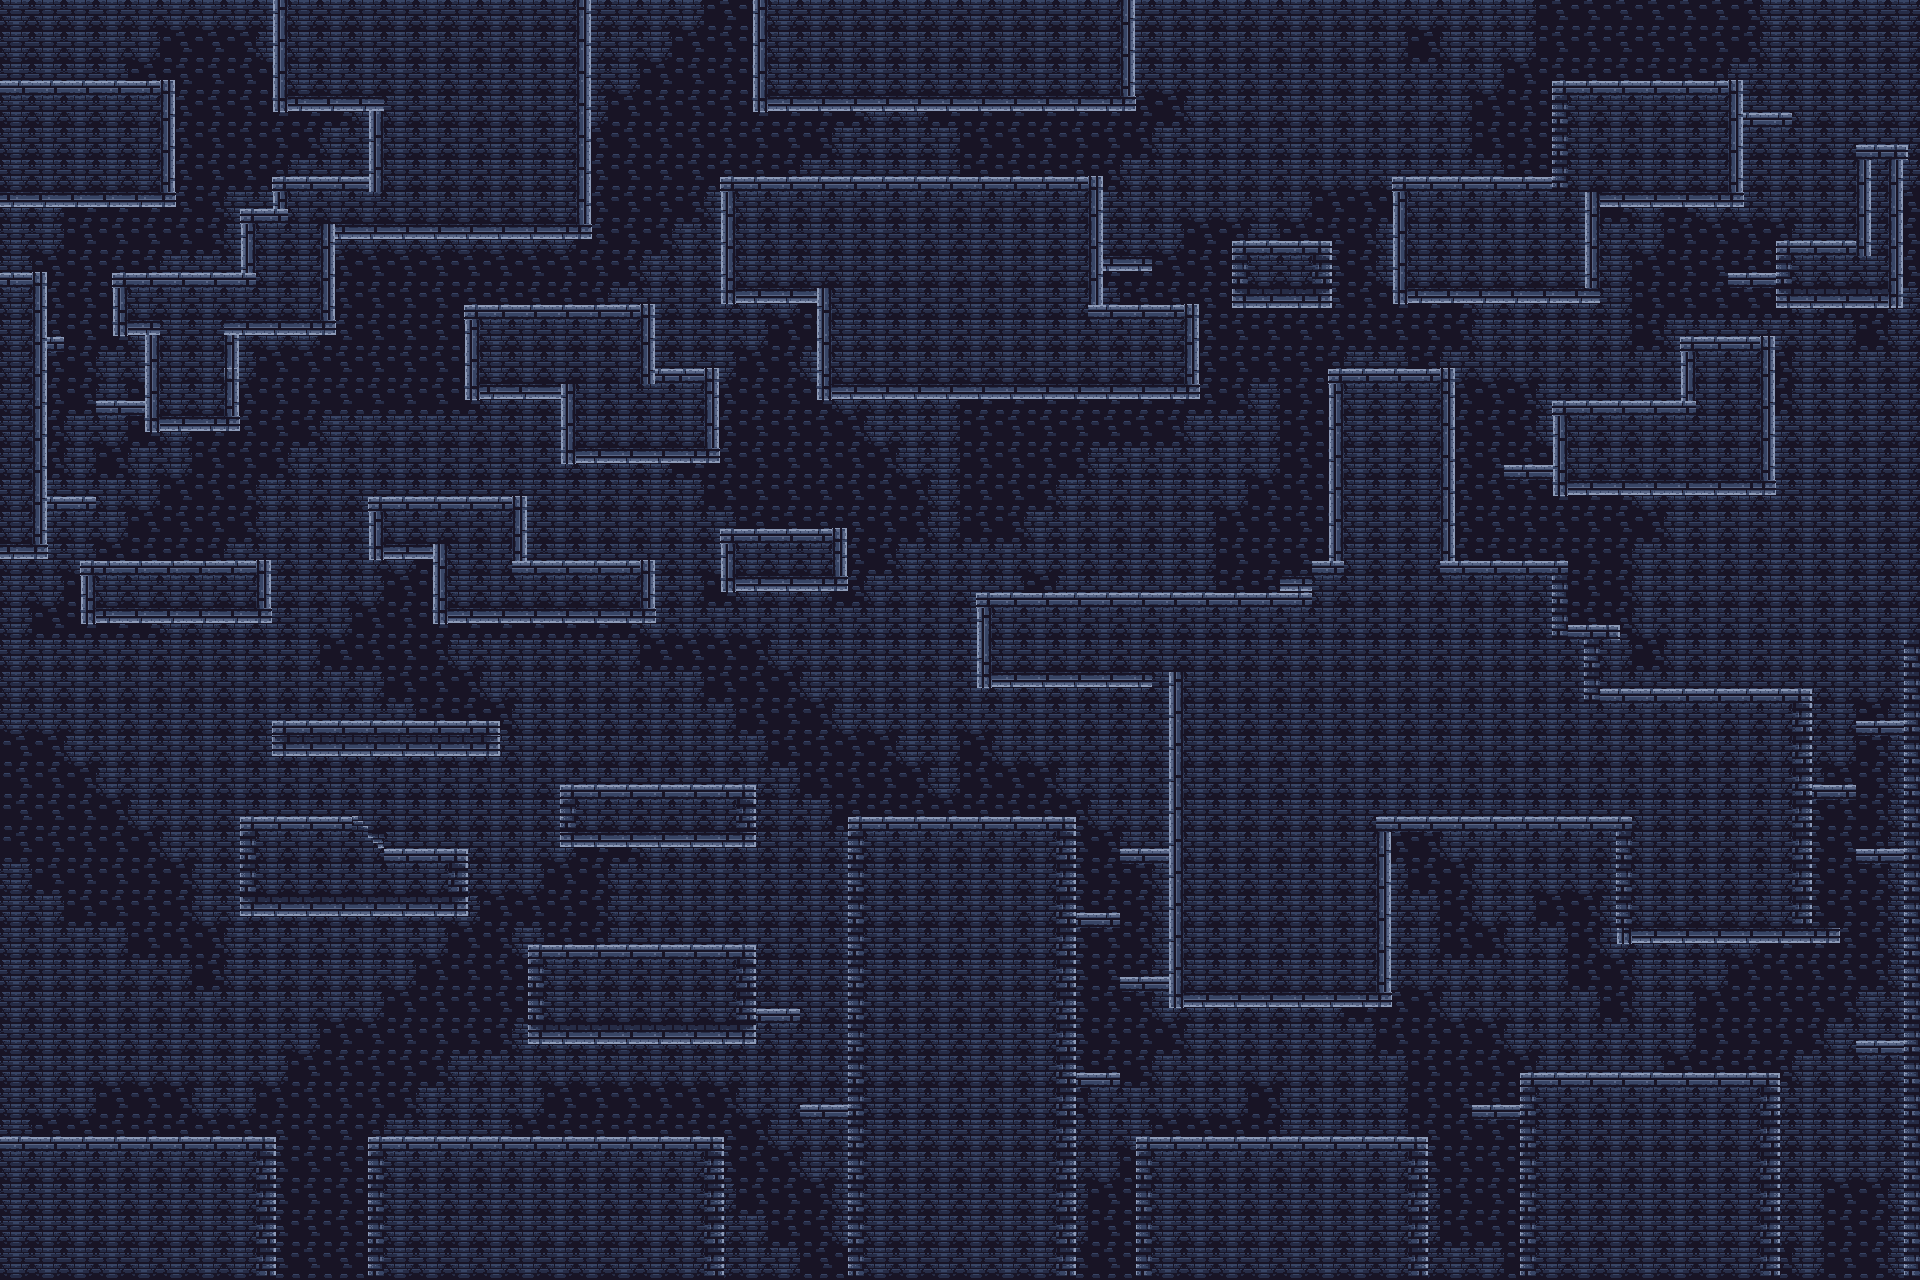

The image is a tile-based game level rendered from a .tmx file. Its description and source (layers, tilesets, objects; grid data summarised) follow:
An orthogonal 60x40 tile map with 32x32 px tiles, 5 tile layers (background, plataforma de salto rand, chorradas, blocks, ...), 2 tilesets.

<map version="1.10" tiledversion="1.10.1" orientation="orthogonal" renderorder="right-down" width="60" height="40" tilewidth="32" tileheight="32" infinite="0" nextlayerid="6" nextobjectid="1">
 <tileset firstgid="1" name="Dungeon Tile Set" tilewidth="32" tileheight="32" tilecount="63" columns="7">
  <image source="Dungeon Tile Set.png" width="240" height="288" />
 </tileset>
 <tileset firstgid="64" name="file de dungeon aseprite" tilewidth="32" tileheight="32" tilecount="48" columns="8">
  <image source="file de dungeon aseprite.png" width="265" height="199" />
 </tileset>
 <layer id="1" name="background" width="60" height="40" locked="1">
  <properties>
   <property name="Draw" type="bool" value="true" />
  </properties>
  <data>[2400 cells, 2400 non-empty, 2 distinct tile ids]</data>
 </layer>
 <layer id="4" name="plataforma de salto rand" width="60" height="40" locked="1">
  <properties>
   <property name="Draw" type="bool" value="true" />
  </properties>
  <data>[2400 cells, 2 non-empty, 1 distinct tile ids]</data>
 </layer>
 <layer id="3" name="chorradas" width="60" height="40" locked="1">
  <properties>
   <property name="Draw" type="bool" value="true" />
  </properties>
  <data>[2400 cells, 91 non-empty, 3 distinct tile ids]</data>
 </layer>
 <layer id="2" name="blocks" width="60" height="40" locked="1">
  <properties>
   <property name="Draw" type="bool" value="true" />
  </properties>
  <data>[2400 cells, 1135 non-empty, 11 distinct tile ids]</data>
 </layer>
 <layer id="5" name="pinchos" width="60" height="40" locked="1">
  <properties>
   <property name="Draw" type="bool" value="true" />
  </properties>
  <data>[2400 cells, 0 non-empty, 0 distinct tile ids]</data>
 </layer>
</map>
